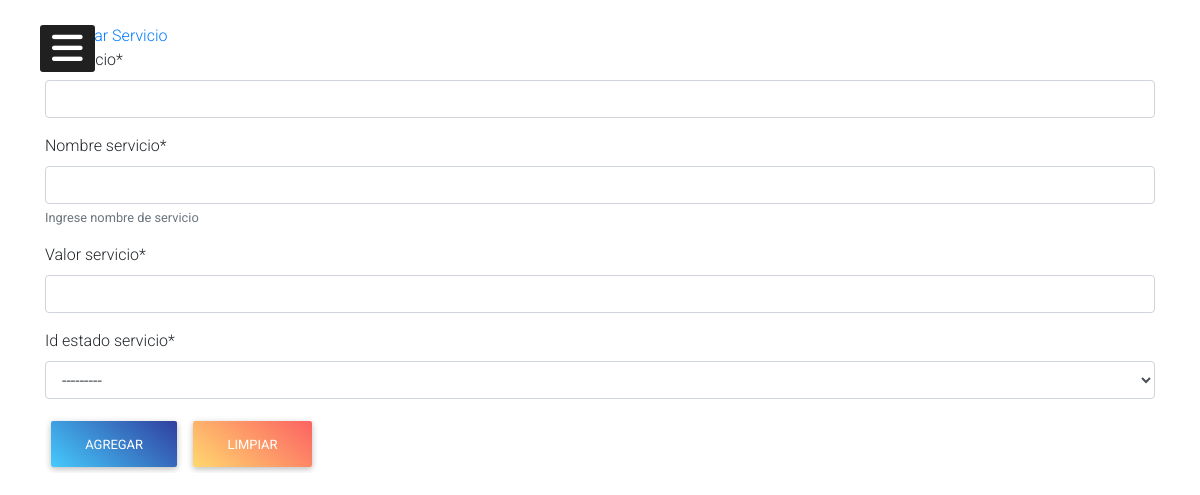
Before: /servicio/registrar/ with the older database file.
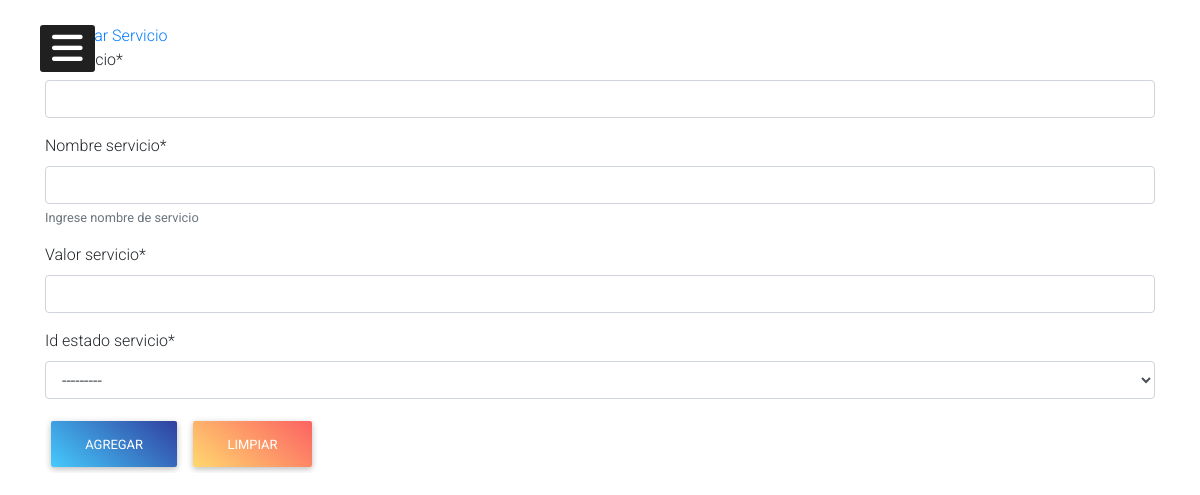
After: the same page with the newer database file.
### servicio/models.py (models this page shows)
class EstadoServicio (models.Model):
    id_estado_servicio = models.IntegerField(primary_key=True)
    descripcion = models.CharField(max_length=30 , help_text="Ingrese descripcion")

### servicio/views.py (the view)
# urls.py: path('registrar/',views.registrar_servicio, name= 'registrar-servicio'),
def registrar_servicio (request):
    data = {
        'form': ServicioForm()
    }
    if request.method == 'POST':
        formulario = ServicioForm(request.POST)
        if formulario.is_valid():
            formulario.save()
            data['mensaje'] = "Guardado correctamente"
    return render (request,'servicio/registrar.html', data)

### servicio/forms.py
class ServicioForm (ModelForm):
    class Meta:
        model = Servicio
        fields = ['id_servicio', 'nombre_servicio', 'valor_servicio', 'id_estado_servicio']

### servicio/templates/servicio/registrar.html (shortened to what this page needs)
{% extends 'base/base.html'%}
{% load crispy_forms_tags %}
{% block content %}
    <form action="" method="POST">
        <a href="">Registrar Servicio</a>
        <form action="" method="POST">
            <table>
                {{ form|crispy}}
            </table>
            <input class="btn blue-gradient"type="submit" value="Agregar">
            <input class="btn peach-gradient" type="reset" value="limpiar">
        </form>
    </form>
    {% endblock %}

### users/templates/base/base.html (shortened to what this page needs)
{% load static %}
<!DOCTYPE html>
<html lang="es" dir="ltr">
  <head>
    <link
      rel="stylesheet"
      href="https://use.fontawesome.com/releases/v5.11.2/css/all.css"
    />
    <link rel="stylesheet" href="/static/css/bootstrap.min.css" />
    <link rel="stylesheet" href="/static/css/mdb.min.css" />
    <link rel="stylesheet" href="/static/css/style.css" />
    <link rel="stylesheet" href="style.css" />
    <link rel="stylesheet" href="/static/css/navCss.css" />
  </head>
  <body>
    <div>
      <label for="check">
        <i class="fas fa-bars" id="btn"></i>
      </label>
    </div>
    <div class="container">
      {% block content %}{% endblock %}
    </div>
  </body>
</html>

### static/css/navCss.css (style rules this page uses)
* { padding: 0; margin: 0; list-style: none; text-decoration: none; }
body { font-family: 'Roboto', sans-serif; }
label #btn, label #cancel { position: absolute; background: #202020; border-radius: 3px; cursor: pointer; }
label #btn { left: 40px; top: 25px; font-size: 35px; color: white; padding: 6px 12px; transition: all .5s; }

Changed rows visible on the page:
added EstadoServicio: id_estado_servicio "---------"
Other visible differences:
form field id_estado_servicio: "---------" → (not shown)
